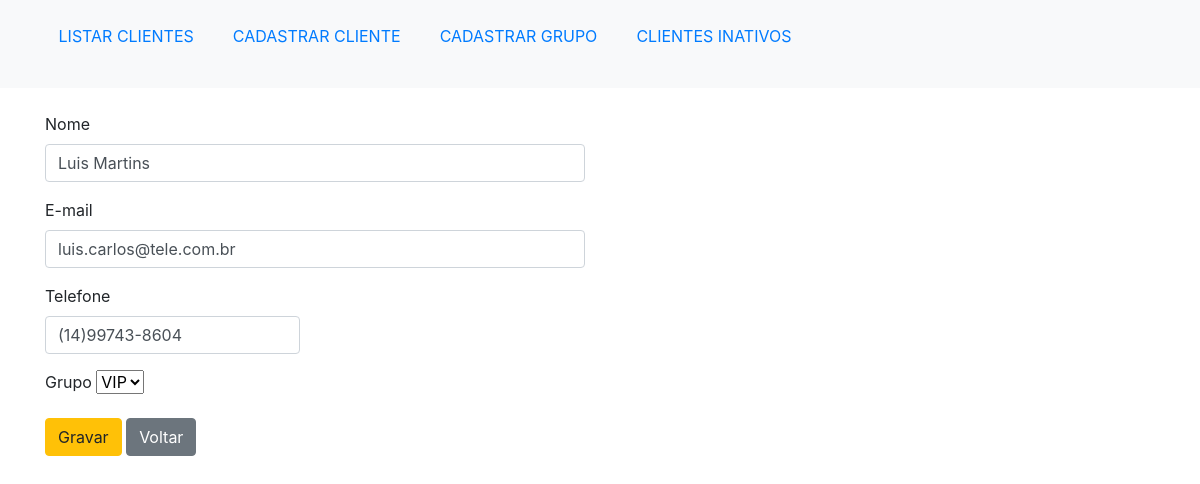
Screenshot of /view/formulario-altera-cliente.php?id=1 with the database file from the repository.
### tables this page shows
CREATE TABLE `cliente` (
  `id` int(11) NOT NULL,
  `grupo` int(11) DEFAULT NULL,
  `nome` varchar(255) DEFAULT NULL,
  `telefone` varchar(30) DEFAULT NULL,
  `email` varchar(100) DEFAULT NULL,
  `ativo` int(11) DEFAULT NULL,
  `justificativa` varchar(255) DEFAULT NULL
);

### controller/funcoes.php (called while the page is built, shortened)
<?php
	function retornaCliente($db, $id) {
		$query = mysqli_query($db, "SELECT * FROM cliente WHERE id = '{$id}'");
		return mysqli_fetch_assoc($query);
	}
	function listaGrupos($db) {
		$grupos = array();
		$query = mysqli_query($db, "SELECT * FROM grupo WHERE situacao = 1");
		while($grupo = mysqli_fetch_assoc($query)) {
			array_push($grupos, $grupo);
		}
		return $grupos;
	}

### view/formulario-altera-cliente.php (the view, shortened to what this page needs)
<?php
	include('cabecalho.php');
	include('../model/conecta.php');
	include('../controller/funcoes.php');
	if(!empty($_GET)) {
		$id = $_GET['id'];
		$grupos = listaGrupos($db);
		$cliente = retornaCliente($db, $id);
	}
?>
<div class="formulario">
	<div class="container">
		<form action="../controller/altera-cliente.php" method="POST">
			<div class="form-group">
				<div class="row">
					<div class="col col-sm-6">
						<label for="nome">Nome</label>
						<input type="text" class="form-control" name="nome" id="nome" value="<?=utf8_encode($cliente['nome'])?>">
					</div>
				</div>
			</div>
			<div class="form-group">
				<div class="row">
					<div class="col col-sm-6">
						<label for="email">E-mail</label>
						<input type="email" class="form-control" name="email" id="email" value="<?=$cliente['email']?>">
					</div>
				</div>
			</div>
			<div class="form-group">
				<div class="row">
					<div class="col col-sm-3">
						<label for="telefone">Telefone</label>
						<input type="text" class="form-control" name="telefone" id="telefone" value="<?=$cliente['telefone']?>">
					</div>
				</div>
			</div>
			<div class="form-group">
				<div class="row">
					<div class="col col-sm-6">
						<label for="grupo">Grupo</label>
						<select name="grupo">
							<?php
							foreach($grupos as $grupo){
							?>
							<option><?=$grupo['nome_grupo']?></option>
							<?php
							}
							?>
						</select>
					</div>
				</div>
			</div>
			<button type="submit" class="btn btn-warning">Gravar</button>
			<a class="btn btn-secondary" href="../index.php">Voltar</a>
		</form>
	</div>
</div>
</body>
</html>

### css/estilos.css (style rules this page uses)
.formulario { width: 100%; padding-top: 2%; margin: auto; }

### rows the page displays
cliente: nome "Luis Martins", email "luis.carlos@tele.com.br", telefone "(14)99743-8604"

### other values shown
form field grupo "VIP"
